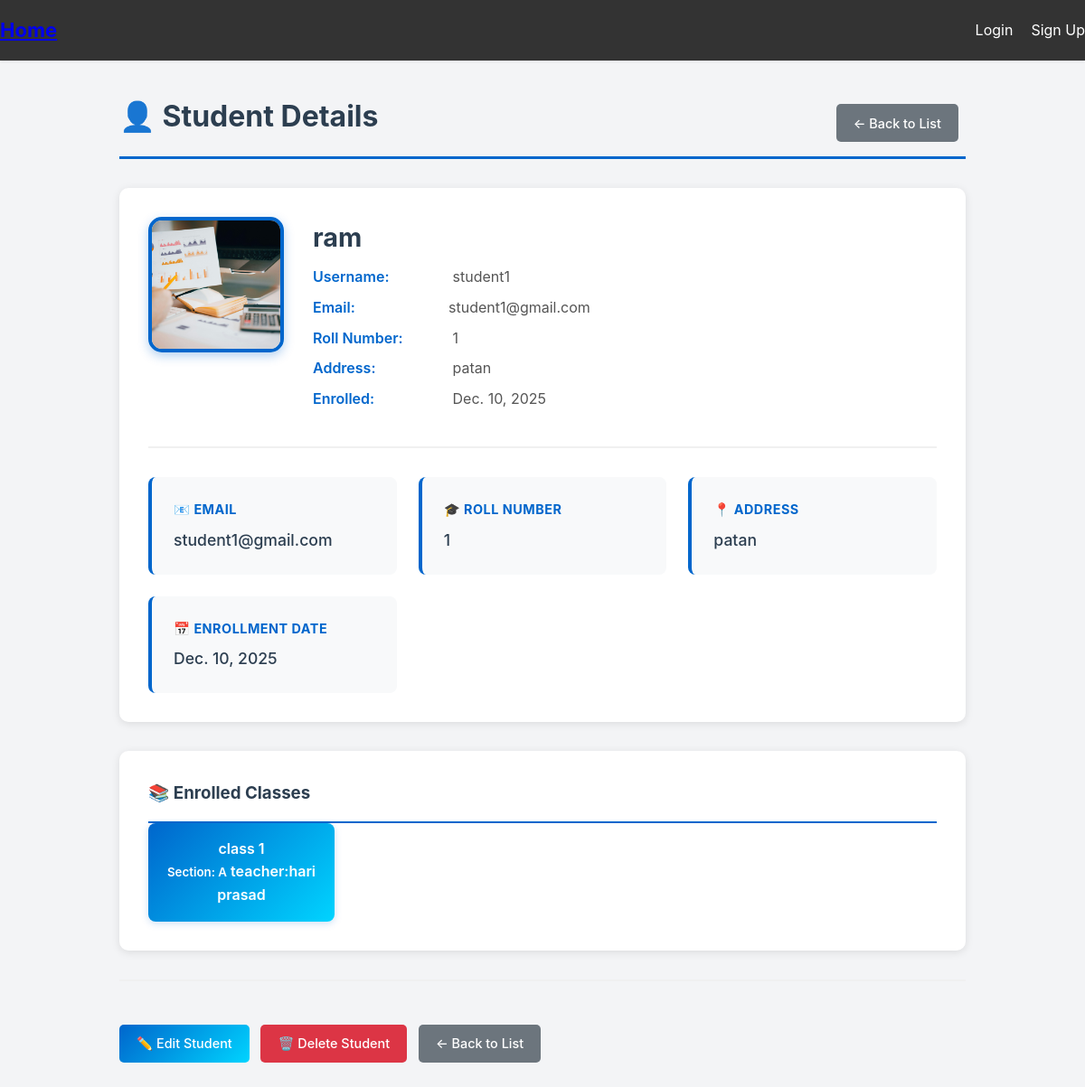
The app's page /student_detail/4/, older data.
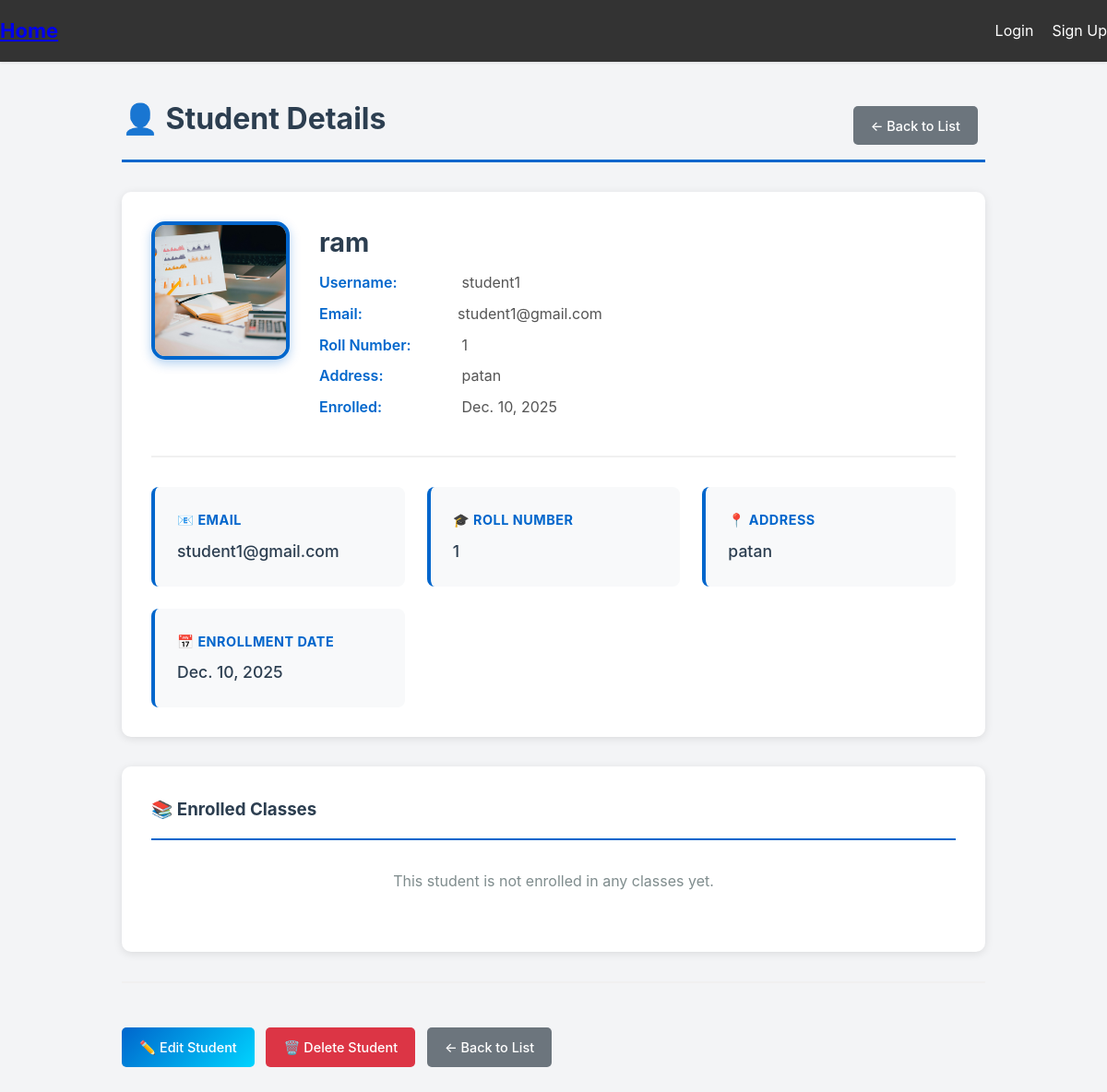
The same page, newer data.
### base/models.py (models this page shows, shortened)
class School_Class(models.Model):
    class_name = models.CharField(max_length=50)
    section = models.CharField(max_length=10, blank=True)
    teacher = models.ForeignKey(CustomUser, on_delete=models.SET_NULL, null=True, blank=True)
    student = models.ManyToManyField(CustomUser, related_name='classes', blank=True)

class CustomUser(AbstractUser):
    USER_TYPE_CHOICES = (
        ('admin', 'Admin'),
        ('teacher', 'Teacher'),
        ('student', 'Student'),
        ('staff', 'Staff'),
    )
    name = models.CharField(max_length=255, blank=True)
    roll_number = models.IntegerField(blank=True, null=True)
    address = models.CharField(max_length=255)
    enrollment_date = models.DateField(auto_now_add=True)
    user_type = models.CharField(max_length=10, choices=USER_TYPE_CHOICES)
    email = models.EmailField(unique=True)
    image = models.ImageField(upload_to='user_image/', blank=True, null=True)
    def __str__(self):
        return self.name

### base/views.py (the view)
# urls.py: path('student_detail/<int:id>/', views.student_detail, name='student_detail'),
def student_detail(request, id):
    student = get_object_or_404(CustomUser, id=id, user_type='student')
    classes = student.classes.all()
    return render(request, 'student_detail.html', {
        'student': student,
        'classes': classes,
    })

### templates/student_detail.html (shortened to what this page needs)
{% extends 'base.html' %}
{% load static %}
{% block content %}
<div class="container">
    <div class="detail-header">
        <h1>👤 Student Details</h1>
        <a href="{% url 'student_list' %}" class="btn btn-secondary">← Back to List</a>
    </div>
    <div class="profile-section">
        <div class="profile-header">
            <div class="profile-image">
                {% if student.image %}
                    <img src="{{ student.image.url }}" alt="{{ student.name }}">
                {% else %}
                    <div class="profile-image-placeholder">👨</div>
                {% endif %}
            </div>
            <div class="profile-info">
                <h2>{{ student.name }}</h2>
                <p><span class="info-label">Username:</span> {{ student.username }}</p>
                <p><span class="info-label">Email:</span>{{ student.email }}</p>
                <p><span class="info-label">Roll Number:</span> {{ student.roll_number}}</p>
                <p><span class="info-label">Address:</span> {{ student.address }}</p>
                <p><span class="info-label">Enrolled:</span> {{ student.enrollment_date}}</p>
            </div>
        </div>
        <div class="detail-grid">
            <div class="detail-card">
                <h3>📧 Email</h3>
                <p>{{ student.email }}</p>
            </div>
            <div class="detail-card">
                <h3>🎓 Roll Number</h3>
                <p>{{ student.roll_number }}</p>
            </div>
            <div class="detail-card">
                <h3>📍 Address</h3>
                <p>{{ student.address }}</p>
            </div>
            <div class="detail-card">
                <h3>📅 Enrollment Date</h3>
                <p>{{ student.enrollment_date }}</p>
            </div>
        </div>
    </div>
    {% if classes %}
    <div class="classes-section">
        <h3>📚 Enrolled Classes</h3>
        <div class="classes-list">
            {% for class in classes %}
            <div class="class-badge">
                <div>{{ class.class_name }}</div>
                <small>Section: {{ class.section }}</small>
                teacher:{{ class.teacher  }}
            </div>
            {% endfor %}
        </div>
    </div>
    {% else %}
    <div class="classes-section">
        <h3>📚 Enrolled Classes</h3>
        <div class="empty-classes">
            <p>This student is not enrolled in any classes yet.</p>
        </div>
    </div>
    {% endif %}
 <div class="action-buttons">
        <a href="{% url 'student_update' student.id %}" class="btn btn-primary">✏️ Edit Student</a>
        <a href="{% url 'student_delete' student.id %}" class="btn btn-danger" >🗑️ Delete Student</a>
        <a href="{% url 'student_list' %}" class="btn btn-secondary">← Back to List</a>
    </div>
</div>
{% endblock %}

Row changes from the older to the newer data that the page shows:
removed School_Class: class_name "class 1", section "A", teacher "hari prasad"
Text that changed along with them:
text now shown: "This student is not enrolled in any classes yet."
